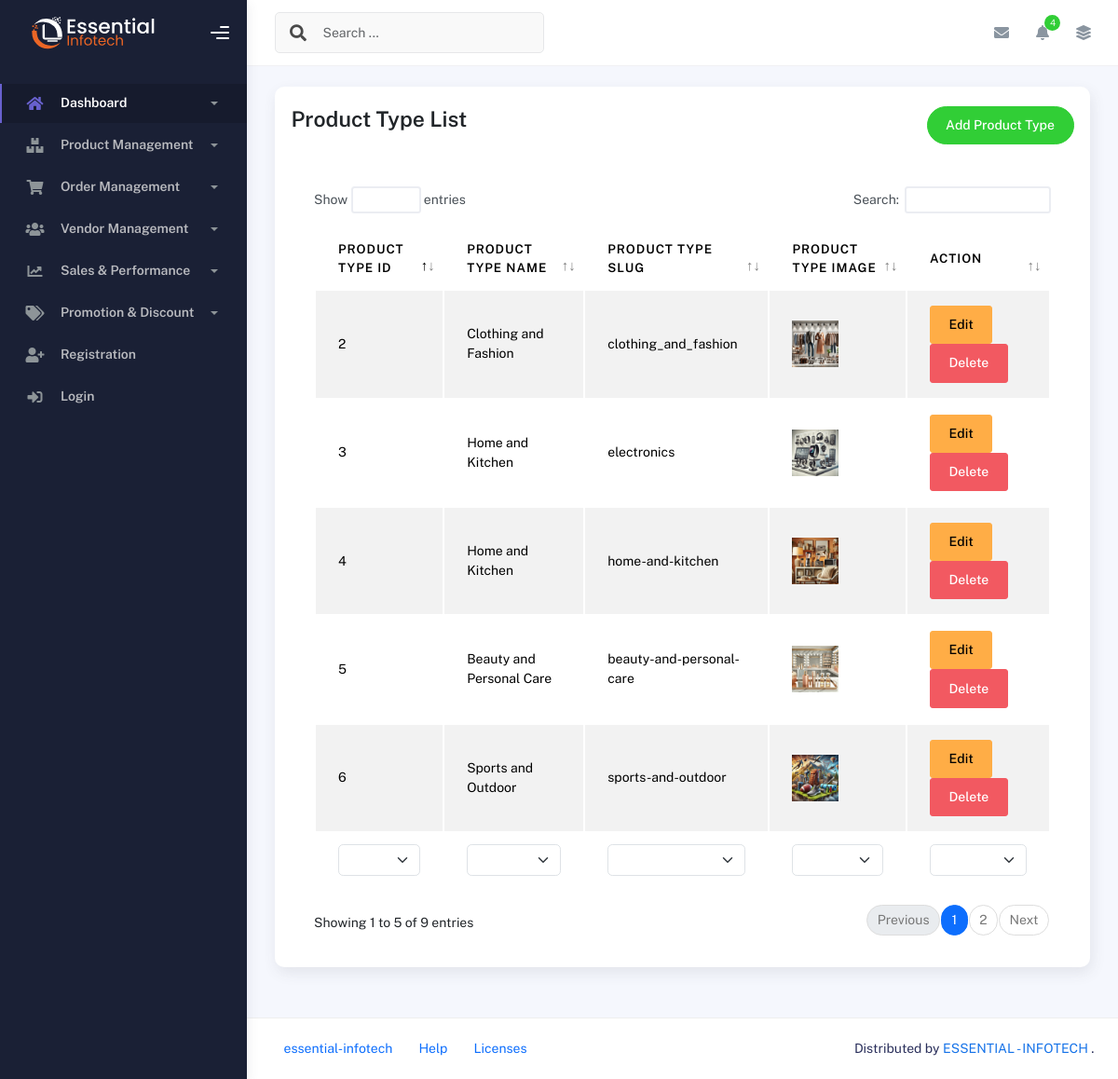
/product-management/product-type/list/, run on an earlier commit of the app's database.
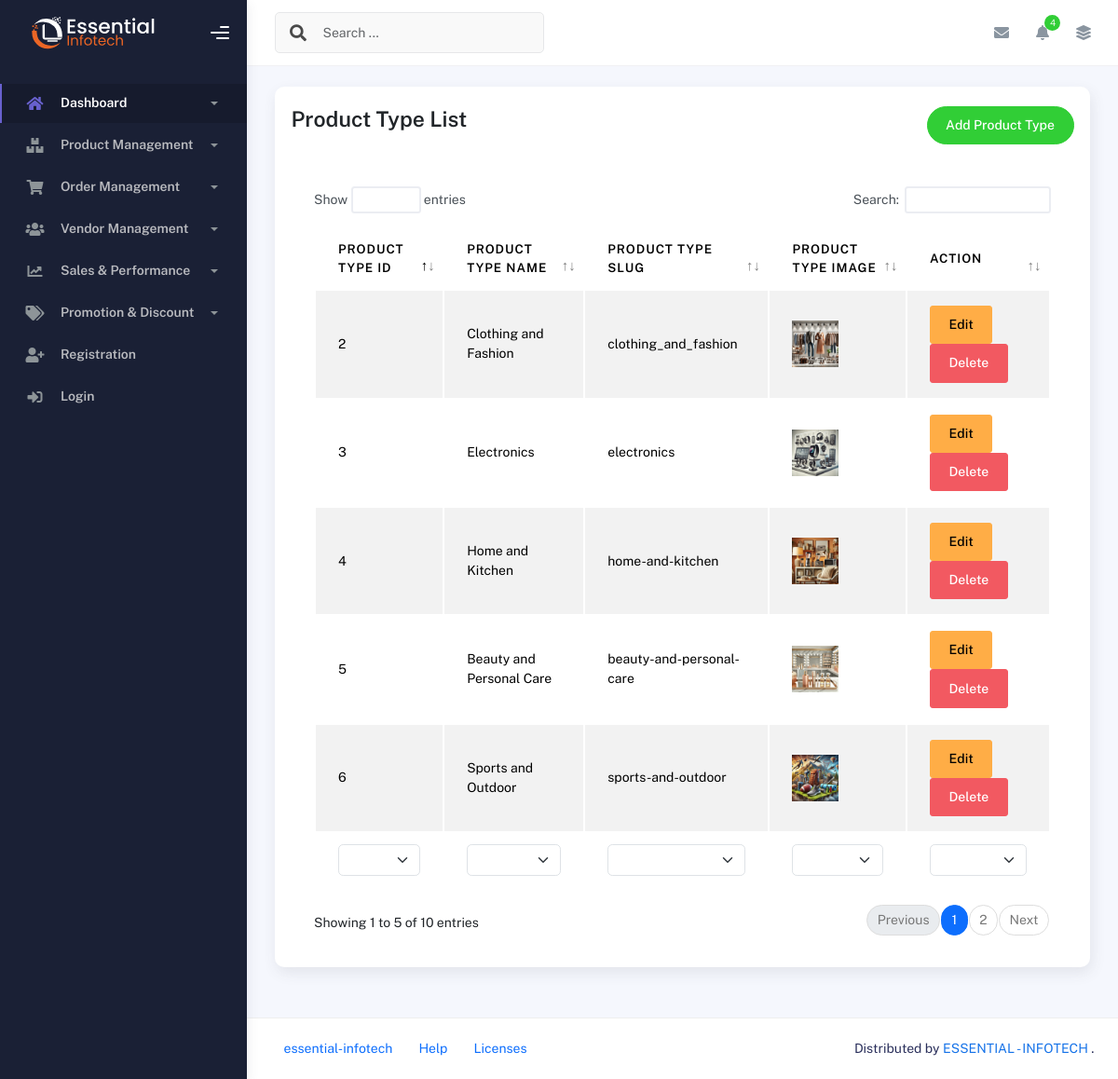
And on a later commit of the database.
### product_management/models.py (models this page shows, shortened)
class ProductType(models.Model):
    product_type_name = models.CharField(max_length=255)
    product_type_slug = models.SlugField(max_length=255)
    product_type_image = models.ImageField(upload_to='category_images/', blank=True,null=True)
    created_at = models.DateTimeField(auto_now_add=True)
    updated_at = models.DateTimeField(auto_now=True)

### product_management/views.py (the view)
# urls.py: path('product-type/list/', product_type_list, name='product-type-list'),
def product_type_list(request):
    product_types = ProductType.objects.all()
    return render(request, 'product_management/product_type_list.html', {'product_types': product_types})

### templates/product_management/product_type_list.html (shortened to what this page needs)
{% extends 'base.html' %}
{% block content %}
    <div class="container">
        <div class="page-inner">
            <div class="row">
                <div class="col-md-12">
                    <div class="card p-3">
                        <div class="page-header d-flex justify-content-between p-1">
                            <h3 class="fw-bold mb-3">Product Type List</h3>
                            <a href="{% url 'product-type-form' %}" class="btn btn-success btn-round ms-auto text-white" style="text-decoration: none;">
                                Add Product Type
                            </a>
                        </div>
                        <div class="card-body">
                            <div class="table-responsive">
                                <table id="multi-filter-select" class="display table table-striped table-hover">
                                    <thead>
                                        <tr>
                                            <th>Product Type ID</th>
                                            <th>Product Type Name</th>
                                            <th>Product Type Slug</th>
                                            <th>Product Type Image</th>
                                            <th>Action</th>
                                        </tr>
                                    </thead>
                                    <tfoot>
                                        <tr>
                                            <th>Product Type ID</th>
                                            <th>Product Type Name</th>
                                            <th>Product Type Slug</th>
                                            <th>Product Type Image</th>
                                            <th>Action</th>
                                        </tr>
                                    </tfoot>
                                    <tbody>
                                        {% for product_type in product_types %}
                                        <tr>
                                            <td>{{ product_type.pk }}</td>
                                            <td>{{ product_type.product_type_name }}</td>
                                            <td>{{ product_type.product_type_slug }}</td>
                                            <td>
                                                {% if product_type.product_type_image %}
                                                    <img src="{{ product_type.product_type_image.url }}" alt="{{ product_type.product_type_name }}" width="50">
                                                {% else %}
                                                    <span>No image</span>
                                                {% endif %}
                                            </td>
                                            <td>
                                                <a href="{% url 'product-type-edit' product_type.pk %}" class="btn btn-warning">Edit</a>
                                                <form action="{% url 'product-type-delete' product_type.pk %}" method="POST" style="display: inline;" onsubmit="return confirm('Are you sure you want to delete this product type?');">
                                                    <button type="submit" class="btn btn-danger">Delete</button>
                                                </form>
                                            </td>
                                        </tr>
                                        {% empty %}
                                        <tr>
                                            <td colspan="5">No product types available.</td>
                                        </tr>
                                        {% endfor %}
                                    </tbody>
                                </table>
                            </div>
                        </div>
                    </div>
                </div>
            </div>
        </div>
    </div>
{% endblock %}

What changed in the data, as far as the page shows it:
changed ProductType "electronics": product_type_name "Home and Kitchen" → "Electronics"
Also different on the page:
text written by a page script: "Show entries Search: Showing 1 to 5 of 9 entries Previous 1 2 Next" → "Show entries Search: Showing 1 to 5 of 10 entries Previous 1 2 Next"
